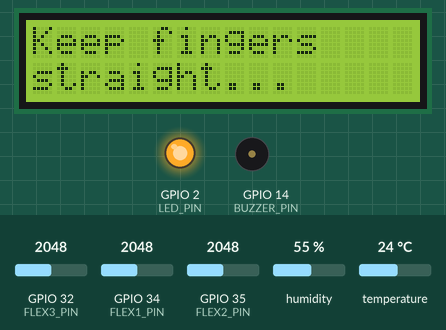
This sketch was run on a simulated ESP32. Parts: 16×2 character LCD, output pins drawn as LEDs (lit = HIGH), buzzer (waves = sounding, pin HIGH). The test bench sets the inputs (shaded band); at power-on: GPIO 34 (FLEX1_PIN) = 2048, GPIO 32 (FLEX3_PIN) = 2048, GPIO 35 (FLEX2_PIN) = 2048, humidity 55 %, temperature 24 °C (analog values on the 0–4095 scale). WiFi joins after 1.5 s; servers stay silent unless stated; random numbers use the default seed unless the sketch sets one; what the sketch prints to the serial monitor is not drawn.

Above: at 2.9 s.
At 6.1 s:
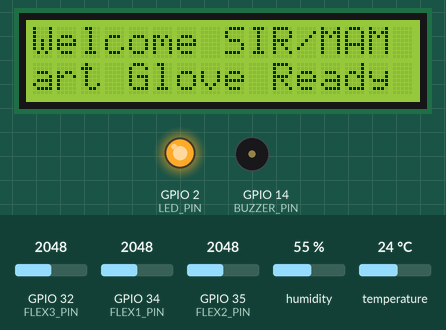
6.2 s: GPIO 34 (FLEX1_PIN) set to 2113
9.6 s: GPIO 34 (FLEX1_PIN) set to 2194
At 11.8 s:
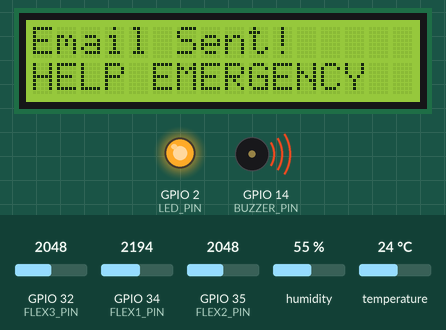
14.0 s: GPIO 32 (FLEX3_PIN) set to 2104
16.5 s: GPIO 32 (FLEX3_PIN) set to 2174
At 17.4 s:
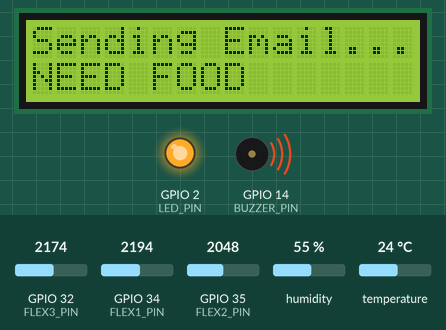
19.1 s: GPIO 35 (FLEX2_PIN) set to 2114
25.1 s: GPIO 35 (FLEX2_PIN) set to 2206
At 27.3 s:
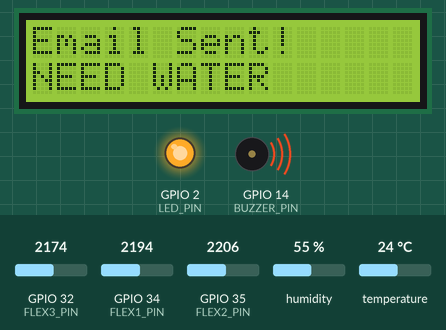
Timing chart, 0 to 30.9 s (numbered marks = the images above; inputs shaded):
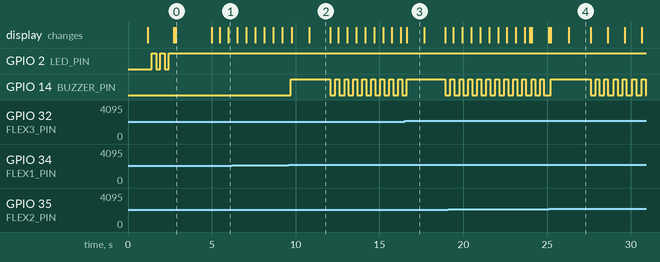

Measured:
- the behaviour switches between 2148 and 2149 on GPIO 34 (FLEX1_PIN) (found by bisection; images 1 and 2)
- the behaviour switches between 2148 and 2149 on GPIO 32 (FLEX3_PIN) (found by bisection; images 2 and 3)
- the behaviour switches between 2148 and 2149 on GPIO 35 (FLEX2_PIN) (found by bisection; images 3 and 4)
- after the input at 9.6 s, GPIO 14 (BUZZER_PIN): LOW → HIGH after 0.10 s, then repeats every 0.54 s: LOW 0.30 s, HIGH 0.24 s
- what the display in image 0 shows lasts 2.1 s, from 2.9 s to 5.0 s
- what the display in image 2 shows lasts 1.3 s, from 10.8 s to 12.1 s
- what the display in image 3 shows lasts 1.1 s, from 16.6 s to 17.7 s

The sketch:

smart_glove_dht22_demo.ino
```cpp
#include <WiFi.h>
#include <ESP_Mail_Client.h>
#include <Wire.h>
#include <LiquidCrystal_I2C.h>
#include <DHT.h>
#include "secrets.h"

// Install these Arduino libraries:
// 1) ESP Mail Client
// 2) LiquidCrystal_I2C
// 3) DHT sensor library by Adafruit (+ Adafruit Unified Sensor)
// HR and SpO2 use RANDOMIZED DEMO values (not real measurements); no MAX30102 library is required.

// ---------------- GMAIL SETTINGS ----------------
#define SMTP_HOST "smtp.gmail.com"
#define SMTP_PORT 465
// Wi-Fi and email addresses/passwords are defined in local secrets.h.

// ---------------- HARDWARE PINS ----------------
#define FLEX1_PIN 34
#define FLEX2_PIN 35
#define FLEX3_PIN 32
#define BUZZER_PIN 14
#define LED_PIN 2
#define DHT_PIN 27
#define DHT_TYPE DHT22

// ---------------- LCD / SENSORS ----------------
LiquidCrystal_I2C lcd(0x27, 16, 2);
DHT dht(DHT_PIN, DHT_TYPE);
SMTPSession smtp;

// ---------------- FLEX SETTINGS ----------------
const int CHANGE_THRESHOLD = 100;
const int RESET_THRESHOLD = 50;
int baseline1 = 0, baseline2 = 0, baseline3 = 0;
bool helpActive = false, waterActive = false, yesActive = false;
bool startupReady = false;
bool helpEmergencyLatched = false;

// ---------------- BUZZER SETTINGS ----------------
bool alertBuzzerActive = false;
bool buzzerState = false;
unsigned long lastBuzzerToggle = 0;
const unsigned long BUZZER_ON_TIME = 200;
const unsigned long BUZZER_OFF_TIME = 300;

// ---------------- LCD PAGE SETTINGS ----------------
enum LcdPage { NORMAL_PAGE, VITALS_PAGE };
LcdPage currentPage = NORMAL_PAGE;
unsigned long pageStartedAt = 0;
unsigned long lastHomeScroll = 0;
int homeScrollIndex = 0;
const char homeText[] = "Smart Glove Ready To Use  ";
const unsigned long PAGE_DURATION_MS = 5000;

// ---------------- VITALS SETTINGS ----------------
// Adjust these example alert limits for the intended user and use case.
// These readings are not a medical diagnosis.
const float HIGH_TEMP_C = 38.0;
const float HIGH_HUMIDITY = 80.0;
const int HIGH_HEART_RATE_BPM = 120;
const int LOW_HEART_RATE_BPM = 45;
const int LOW_SPO2_PERCENT = 92;
const unsigned long VITAL_ALERT_COOLDOWN_MS = 60000;

float temperatureC = NAN, humidityPct = NAN;
int heartRateBpm = 75, spo2Pct = 98;
bool heartRateValid = true, spo2Valid = true;
bool dhtReadingValid = false;
unsigned long lastDhtRead = 0;
unsigned long lastVitalAlert = 0;
unsigned long lastDemoVitalsUpdate = 0;

// ---------------- LCD HELPERS ----------------
void clearLine(uint8_t row) {
  lcd.setCursor(0, row);
  lcd.print("                ");
}

void showLCD(const char* line1, const char* line2) {
  clearLine(0);
  lcd.setCursor(0, 0);
  lcd.print(line1);
  clearLine(1);
  lcd.setCursor(0, 1);
  lcd.print(line2);
}

void showNormalPage() {
  currentPage = NORMAL_PAGE;
  pageStartedAt = millis();
  homeScrollIndex = 0;
  lastHomeScroll = millis();
  clearLine(0);
  lcd.setCursor(0, 0);
  lcd.print("Welcome SIR/MAM ");
  clearLine(1);
  lcd.setCursor(0, 1);
  for (int i = 0; i < 16; i++) lcd.print(homeText[i]);
}

void showVitalsPage() {
  currentPage = VITALS_PAGE;
  pageStartedAt = millis();
  updateVitalsLCD();
}

void updateVitalsLCD() {
  char line1[17];
  char line2[17];

  if (heartRateValid && spo2Valid) {
    snprintf(line1, sizeof(line1), "HR:%3d SpO2:%2d%%", heartRateBpm, spo2Pct);
  } else if (heartRateValid) {
    snprintf(line1, sizeof(line1), "HR:%3d SpO2:--", heartRateBpm);
  } else {
    snprintf(line1, sizeof(line1), "HR:--- SpO2:--");
  }

  if (dhtReadingValid) {
    // Show temperature and humidity on alternating vitals-page updates
    static bool showHumidity = false;
    showHumidity = !showHumidity;
    if (showHumidity) snprintf(line2, sizeof(line2), "Temp: %.1f C", temperatureC);
    else snprintf(line2, sizeof(line2), "Humidity: %.0f%%", humidityPct);
  } else {
    snprintf(line2, sizeof(line2), "DHT: waiting...");
  }

  clearLine(0);
  lcd.setCursor(0, 0);
  lcd.print(line1);
  clearLine(1);
  lcd.setCursor(0, 1);
  lcd.print(line2);
}

void updateDisplayPages() {
  unsigned long now = millis();

  if (currentPage == NORMAL_PAGE) {
    if (now - lastHomeScroll >= 500) {
      lastHomeScroll = now;
      int textLength = sizeof(homeText) - 1;
      int maxOffset = textLength - 16;
      homeScrollIndex++;
      if (homeScrollIndex > maxOffset) homeScrollIndex = 0;
      lcd.setCursor(0, 1);
      for (int i = 0; i < 16; i++) lcd.print(homeText[homeScrollIndex + i]);
    }
  }

  if (now - pageStartedAt >= PAGE_DURATION_MS) {
    if (currentPage == NORMAL_PAGE) showVitalsPage();
    else showNormalPage();
  }
}

// ---------------- BUZZER / LED ----------------
void startAlertBuzzer() {
  alertBuzzerActive = true;
  buzzerState = true;
  lastBuzzerToggle = millis();
  digitalWrite(BUZZER_PIN, HIGH);
}

void stopAlertBuzzer() {
  if (helpEmergencyLatched) return;
  alertBuzzerActive = false;
  buzzerState = false;
  digitalWrite(BUZZER_PIN, LOW);
}

void updateBuzzer() {
  if (!alertBuzzerActive) return;
  unsigned long now = millis();

  if (buzzerState && now - lastBuzzerToggle >= BUZZER_ON_TIME) {
    buzzerState = false;
    lastBuzzerToggle = now;
    digitalWrite(BUZZER_PIN, LOW);
  } else if (!buzzerState && now - lastBuzzerToggle >= BUZZER_OFF_TIME) {
    buzzerState = true;
    lastBuzzerToggle = now;
    digitalWrite(BUZZER_PIN, HIGH);
  }
}

void updateLED() {
  digitalWrite(LED_PIN, WiFi.status() == WL_CONNECTED ? HIGH : LOW);
}

// ---------------- WIFI / EMAIL ----------------
bool connectWiFi() {
  showLCD("Connecting WiFi", "Please wait...");
  WiFi.mode(WIFI_STA);
  WiFi.begin(WIFI_SSID, WIFI_PASSWORD);
  unsigned long startTime = millis();

  while (WiFi.status() != WL_CONNECTED && millis() - startTime < 20000) {
    digitalWrite(LED_PIN, (millis() / 250) % 2);
    delay(250);
    Serial.print(".");
  }
  Serial.println();

  if (WiFi.status() == WL_CONNECTED) {
    Serial.print("Wi-Fi connected. IP: ");
    Serial.println(WiFi.localIP());
    updateLED();
    return true;
  }

  digitalWrite(LED_PIN, LOW);
  return false;
}

bool sendAlert(const String& alertTitle, const String& details) {
  Serial.println("\nSending alert: " + alertTitle);
  showLCD("Sending Email...", alertTitle.c_str());
  startAlertBuzzer();

  bool success = false;
  if (WiFi.status() != WL_CONNECTED) {
    WiFi.reconnect();
    unsigned long startTime = millis();
    while (WiFi.status() != WL_CONNECTED && millis() - startTime < 10000) {
      delay(200);
      updateLED();
    }
  }

  if (WiFi.status() == WL_CONNECTED &&
      strlen(SENDER_EMAIL) > 0 && strlen(APP_PASSWORD) > 0 &&
      strlen(RECIPIENT_EMAIL) > 0) {
    Session_Config config;
    config.server.host_name = SMTP_HOST;
    config.server.port = SMTP_PORT;
    config.login.email = SENDER_EMAIL;
    config.login.password = APP_PASSWORD;
    config.login.user_domain = "";
    config.time.ntp_server = "pool.ntp.org,time.nist.gov";
    config.time.gmt_offset = 5.5;
    config.time.day_light_offset = 0;

    SMTP_Message message;
    message.sender.name = "Smart Communication Glove";
    message.sender.email = SENDER_EMAIL;
    String subject = "Glove Alert: " + alertTitle;
    String body = "Smart Communication Glove Alert\n\n" +
                  alertTitle + "\n" + details +
                  "\n\nPlease check on the user. This is not a medical diagnosis.";
    message.subject = subject.c_str();
    message.addRecipient("Alert Recipient", RECIPIENT_EMAIL);
    message.text.content = body.c_str();
    message.text.charSet = "utf-8";
    message.text.transfer_encoding = Content_Transfer_Encoding::enc_7bit;

    smtp.debug(1);
    if (smtp.connect(&config)) success = MailClient.sendMail(&smtp, &message);
    if (!success) Serial.println("Email failed: " + smtp.errorReason());
  } else {
    Serial.println("Email not sent: check Wi-Fi and Gmail settings in the sketch.");
  }

  smtp.closeSession();

  if (success) {
    showLCD("Email Sent!", alertTitle.c_str());
    Serial.println("Email sent successfully.");
    if (!helpEmergencyLatched) stopAlertBuzzer();
  } else {
    showLCD("Email Failed", "Check Serial");
  }
  delay(1200);

  // Resume the current page cycle after the email status screen.
  if (currentPage == VITALS_PAGE) showVitalsPage();
  else showNormalPage();
  return success;
}

// ---------------- FLEX SENSOR HELPERS ----------------
int readFlexSensor(int pin) {
  long total = 0;
  for (int i = 0; i < 10; i++) {
    total += analogRead(pin);
    delay(2);
  }
  return total / 10;
}

void calibrateSensors() {
  showLCD("Keep fingers", "straight...");
  Serial.println("Calibrating flex sensors. Keep fingers straight.");
  delay(2000);
  baseline1 = readFlexSensor(FLEX1_PIN);
  baseline2 = readFlexSensor(FLEX2_PIN);
  baseline3 = readFlexSensor(FLEX3_PIN);
  Serial.printf("Flex baselines: %d, %d, %d\n", baseline1, baseline2, baseline3);
  helpActive = waterActive = yesActive = false;
}

// ---------------- VITAL SENSOR HELPERS ----------------
void updateDHT22() {
  if (millis() - lastDhtRead < 2000) return;
  lastDhtRead = millis();

  float h = dht.readHumidity();
  float t = dht.readTemperature();
  if (!isnan(h) && !isnan(t)) {
    humidityPct = h;
    temperatureC = t;
    dhtReadingValid = true;
  } else {
    dhtReadingValid = false;
    Serial.println("DHT22 read failed. Check data pin and wiring.");
  }
}

// ---------------- DEMO HR / SpO2 VALUES ----------------
// Randomized sample values only, NOT live measurements.
// HR: 73-85 BPM; SpO2: 96-98%. Updated every 5 seconds.
void updateMAX30102() {
  if (millis() - lastDemoVitalsUpdate < 5000 && lastDemoVitalsUpdate != 0) return;
  lastDemoVitalsUpdate = millis();
  heartRateBpm = random(73, 86);  // random() upper bound is exclusive
  spo2Pct = random(96, 99);       // produces 96, 97, or 98
  heartRateValid = true;
  spo2Valid = true;
}

// ---------------- VITAL ALERT CHECK ----------------
void checkVitalAlerts() {
  if (millis() - lastVitalAlert < VITAL_ALERT_COOLDOWN_MS) return;

  String title = "";
  String details = "";

  if (heartRateValid && heartRateBpm > HIGH_HEART_RATE_BPM) {
    title = "HIGH HEART RATE";
    details = "Heart rate: " + String(heartRateBpm) + " BPM";
  } else if (heartRateValid && heartRateBpm < LOW_HEART_RATE_BPM) {
    title = "LOW HEART RATE";
    details = "Heart rate: " + String(heartRateBpm) + " BPM";
  } else if (spo2Valid && spo2Pct < LOW_SPO2_PERCENT) {
    title = "LOW SpO2";
    details = "Estimated SpO2: " + String(spo2Pct) + "%";
  } else if (dhtReadingValid && temperatureC > HIGH_TEMP_C) {
    title = "HIGH TEMPERATURE";
    details = "DHT22 temperature: " + String(temperatureC, 1) + " C";
  } else if (dhtReadingValid && humidityPct > HIGH_HUMIDITY) {
    title = "HIGH HUMIDITY";
    details = "DHT22 humidity: " + String(humidityPct, 1) + "%";
  }

  if (title.length() > 0) {
    lastVitalAlert = millis();
    sendAlert(title, details);
  }
}

// ---------------- SETUP ----------------
void setup() {
  Serial.begin(115200);
  randomSeed(micros());
  pinMode(FLEX1_PIN, INPUT);
  pinMode(FLEX2_PIN, INPUT);
  pinMode(FLEX3_PIN, INPUT);
  pinMode(BUZZER_PIN, OUTPUT);
  pinMode(LED_PIN, OUTPUT);
  digitalWrite(BUZZER_PIN, LOW);
  digitalWrite(LED_PIN, LOW);
  analogReadResolution(12);

  Wire.begin(21, 22);
  lcd.init();
  lcd.backlight();
  dht.begin();

  showLCD("Smart Glove", "Initializing...");
  delay(1000);

  bool wifiOK = connectWiFi();
  if (!wifiOK) {
    showLCD("WiFi Failed", "Check hotspot");
    Serial.println("Startup stopped: Wi-Fi unavailable.");
    return;
  }

  showLCD("Checking sensors", "Please wait...");
  updateMAX30102(); // Set randomized demo values for HR and SpO2.

  // Flex sensor check and calibration
  int v1 = readFlexSensor(FLEX1_PIN);
  int v2 = readFlexSensor(FLEX2_PIN);
  int v3 = readFlexSensor(FLEX3_PIN);
  if (v1 <= 2 || v1 >= 4093 || v2 <= 2 || v2 >= 4093 ||
      v3 <= 2 || v3 >= 4093) {
    showLCD("Flex Check Error", "Check wiring!");
    Serial.println("Warning: one or more flex readings are near ADC limits.");
    delay(1500);
  }

  calibrateSensors();
  startupReady = true;
  showNormalPage();

  Serial.println("Smart Communication Glove ready.");
  Serial.println("Flex GPIO34=HELP, GPIO35=NEED WATER, GPIO32=NEED FOOD");
  Serial.println("HR 73-85 BPM and SpO2 96-98% are RANDOM DEMO values, not sensor readings; DHT22 data=GPIO27");
  Serial.println("LCD alternates normal/vitals every 5 seconds.");
}

// ---------------- MAIN LOOP ----------------
void loop() {
  updateBuzzer();
  updateLED();

  if (!startupReady) {
    delay(50);
    return;
  }

  updateMAX30102(); // Random demo HR/SpO2 values; no MAX30102 library needed.
  updateDHT22();
  updateDisplayPages();

  int flex1 = readFlexSensor(FLEX1_PIN);
  int flex2 = readFlexSensor(FLEX2_PIN);
  int flex3 = readFlexSensor(FLEX3_PIN);
  int diff1 = abs(flex1 - baseline1);
  int diff2 = abs(flex2 - baseline2);
  int diff3 = abs(flex3 - baseline3);

  // FLEX 1 = HELP emergency. Alarm remains latched until ESP32 restarts.
  if (diff1 > CHANGE_THRESHOLD && !helpActive && !helpEmergencyLatched) {
    helpActive = true;
    helpEmergencyLatched = true;
    startAlertBuzzer();
    sendAlert("HELP EMERGENCY", "Gesture detected: HELP emergency.");
  }
  if (diff1 < RESET_THRESHOLD) helpActive = false;

  // FLEX 2 = NEED WATER
  if (diff2 > CHANGE_THRESHOLD && !waterActive) {
    waterActive = true;
    sendAlert("NEED WATER", "Gesture detected: user needs water.");
  }
  if (diff2 < RESET_THRESHOLD) waterActive = false;

  // FLEX 3 = NEED FOOD
  if (diff3 > CHANGE_THRESHOLD && !yesActive) {
    yesActive = true;
    sendAlert("NEED FOOD", "Gesture detected: user needs food.");
  }
  if (diff3 < RESET_THRESHOLD) yesActive = false;

  checkVitalAlerts();

  if (currentPage == VITALS_PAGE) {
    // Refresh vitals display without resetting its 5-second timer.
    static unsigned long lastVitalsLCDUpdate = 0;
    if (millis() - lastVitalsLCDUpdate >= 1000) {
      lastVitalsLCDUpdate = millis();
      updateVitalsLCD();
    }
  }

  updateBuzzer();
  updateLED();
  delay(10);
}
```

secrets.example.h
```cpp
#pragma once

// Copy this file to secrets.h in this same folder and fill in your own values.
// secrets.h is ignored by Git. NEVER commit or share it.
// This file must remain local on the ESP32 developer machine.

const char* WIFI_SSID = "YOUR_WIFI_SSID";
const char* WIFI_PASSWORD = "YOUR_WIFI_PASSWORD";

const char* SENDER_EMAIL = "YOUR_SENDER_EMAIL@gmail.com";
const char* APP_PASSWORD = "YOUR_NEW_GOOGLE_APP_PASSWORD";
const char* RECIPIENT_EMAIL = "YOUR_RECIPIENT_EMAIL@gmail.com";
```
